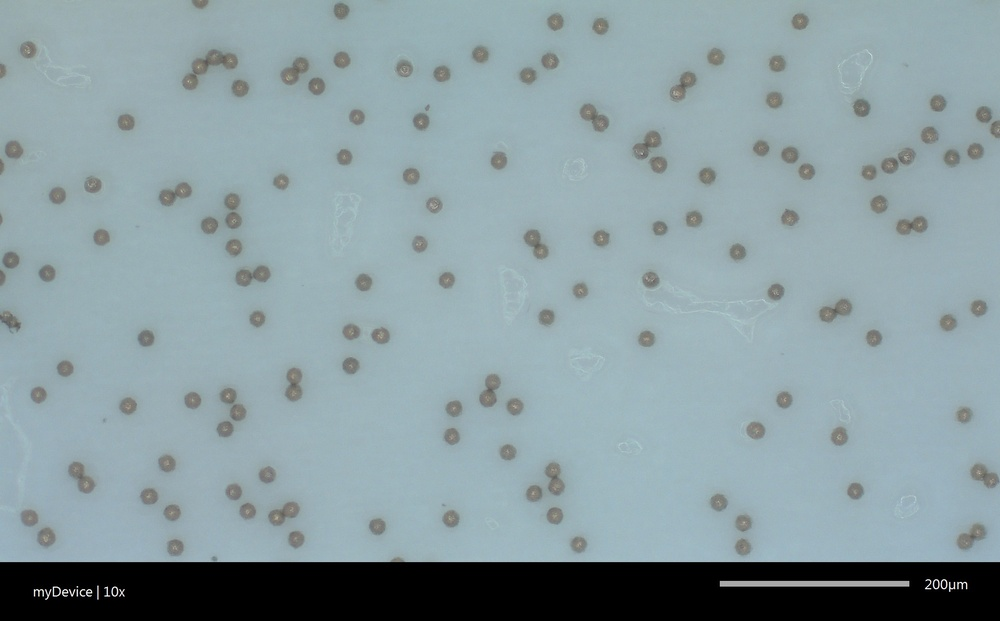
#> input picture image/ori_1.jpg, 1000 x 621 px, shrunk from 1920 x 1192 before the run
$ python count.py
#> lines starting #> are read from the running program, lines starting #| are printed output that depends on the picture; after the words box and inside, x2 and y2 are one past the last pixel; in counts of white or black regions, pixels touching at a corner belong together
import cv2

# 從 image 目錄讀取彩色圖檔 ori_1.jpg
# cv2.imread 的第二個參數帶 0 時，會將圖片轉換成灰階
# 然後派到變數 gray1
gray1 = cv2.imread("image/ori_1.jpg", 0)
#> gray1: shape (621, 1000); min 0, max 255, mean 151.6

# 將 gray1 變數(圖片物件) 寫到檔案
# 其路徑為 目錄 image/
# 並且將檔名命名為 gray_1.jpg
cv2.imwrite("image/gray_1.jpg", gray1)

# Binarization 二階化
# https://opencv-python-tutroals.readthedocs.io/en/latest/py_tutorials/py_imgproc/py_thresholding/py_thresholding.html
# 先閱讀上面連結的文件，依照所需進行調整
# 設定各項閥值，將圖片進行二階化轉換
# 以下範例為，輸入灰階圖檔 gray1，並且以灰色深度 135 做為分界
# 顏色深度大於 135 的值，變成 255
# 深度小於等於 135 的像素，變成 0
# 第四個參數則是採取的轉換模式 (請參考官方文件)
# 因此 cv2.THRESH_BINARY 讓輸出的圖片最終只有 純黑與純白
ret_value1, thresed_1 = cv2.threshold(gray1, 135, 255, cv2.THRESH_BINARY)
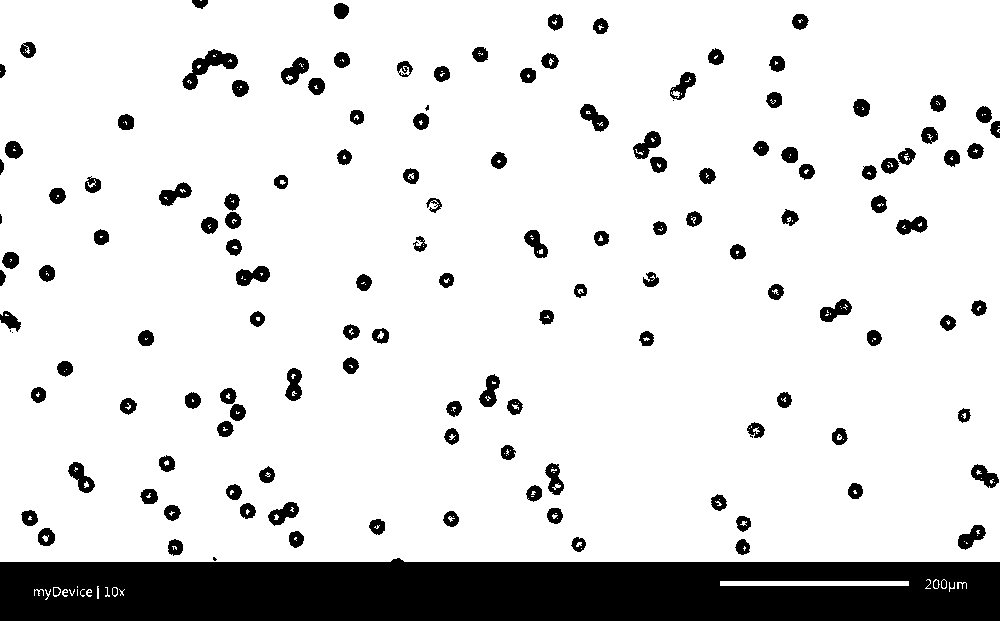
#> thresed_1: shape (621, 1000); 86.4% white; 141 black regions (12 under 20 px)
cv2.imwrite("image/gb1_1.jpg", thresed_1)

# 待修正問題1：破碎/中空填滿
# 參考 https://stackoverflow.com/questions/10316057/filling-holes-inside-a-binary-object
ret_value1, thresed_z_1 = cv2.threshold(gray1, 135, 255, cv2.THRESH_TOZERO)
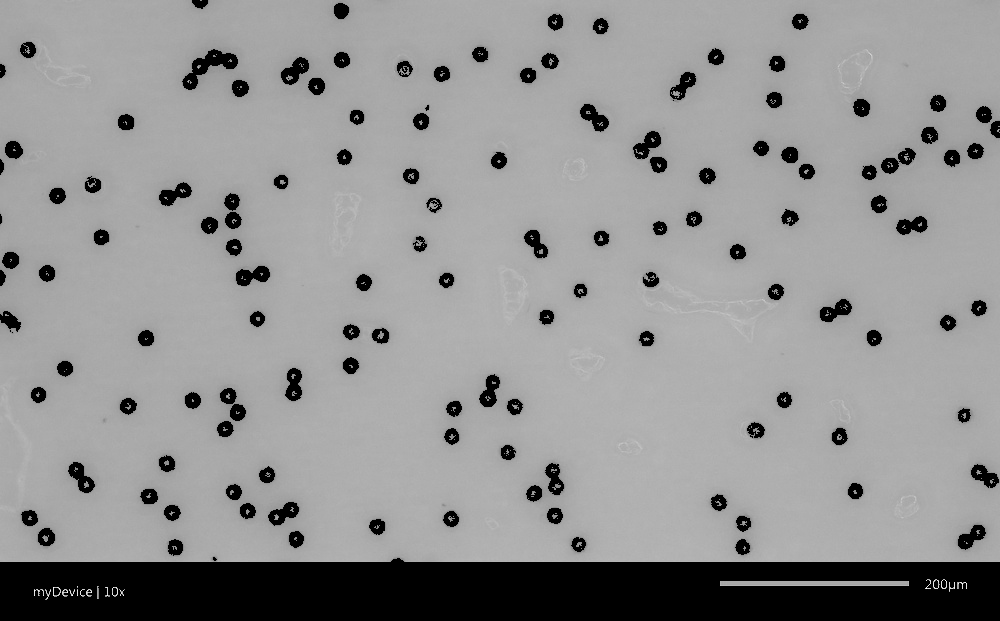
#> thresed_z_1: shape (621, 1000); min 0, max 255, mean 146.2
cv2.imwrite("image/gb1_z_1.jpg", thresed_z_1)

# 待修正問題2：重疊/相鄰粒子

# findcontours
# 將圖片中的黑點位置標記出來 / 將座標存到 cnts 串列中
# cnts = cv2.findContours(threshed_1, cv2.RETR_LIST, cv2.CHAIN_APPROX_SIMPLE)[-2]
cnts = cv2.findContours(thresed_1,cv2.RETR_CCOMP,cv2.CHAIN_APPROX_SIMPLE)[-2]
#> cnts = 390 contours, 255 with area under 20; largest, box (x1, y1, x2, y2) and area: (0, 0, 1000, 562) 559694, (181, 48, 239, 91) 946, (720, 581, 909, 586) 752, (280, 56, 310, 86) 489, (235, 265, 271, 287) 486


# 自創一個函式，叫做 countBall
# 並制定使用這個函式時，需帶入兩個參數 s1, s2
# 兩個參數分別代表 遮罩的大小 (最小和最大的範圍)
# 抓取大小介於 s1 ~ s2 的區域數量
def countBall(s1, s2):
#> called with s1 = 32, s2 = 38
    xcnts = []
    for cnt in cnts:
        if s1 < cv2.contourArea(cnt) <s2:
            xcnts.append(cnt)
#> this loop made 390 passes
#> cnt on passes 5, 17, 20: [[77, 589], [77, 595]], [[77, 586], [77, 587]], [[720, 581], [720, 585], [908, 585], [908, 581]]
#> after the loop, xcnts = 4 contours; box (x1, y1, x2, y2) and area: (941, 579, 947, 589) 37, (933, 579, 939, 589) 36, (112, 587, 118, 596) 35, (398, 71, 410, 78) 34
    return xcnts

# 觀察圖片，因為粗估大部分的粒徑佔 30 ~ 38 像素
countBall(32, 38)

# 由於 問題2 尚未解決，導致相鄰的兩個粒子會被當成 1 顆計算 / 亦或是超出 s2 上限而未被計算到

$ run again, with image/ori_2.jpg copied over image/ori_1.jpg
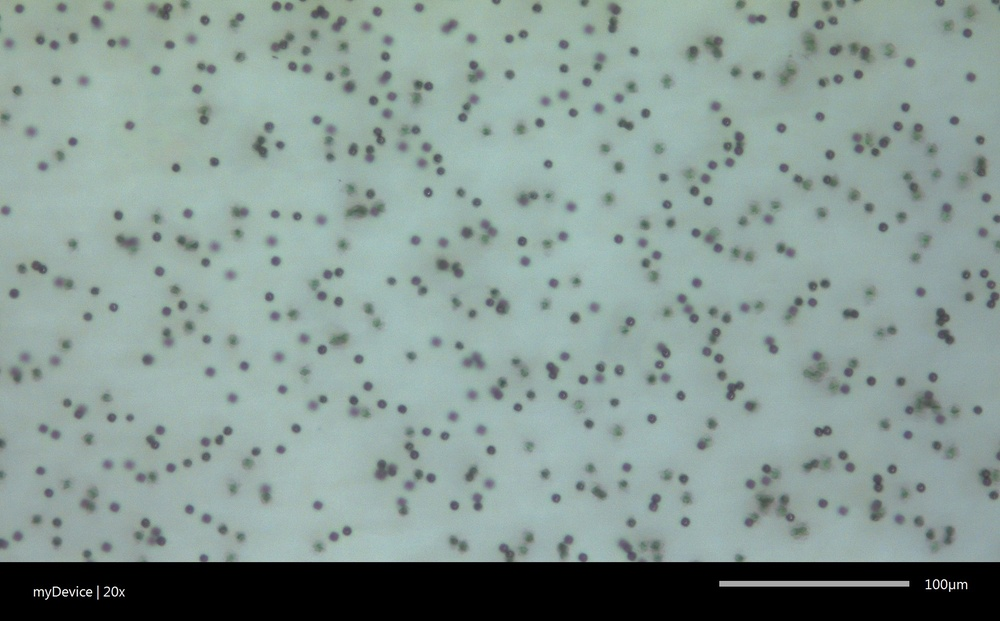
#> input picture image/ori_2.jpg, 1000 x 621 px, shrunk from 1920 x 1192 before the run
#> `ret_value1, thresed_1 = cv2.threshold(gray1, 135, 255, cv2.THRESH_BINA..`:
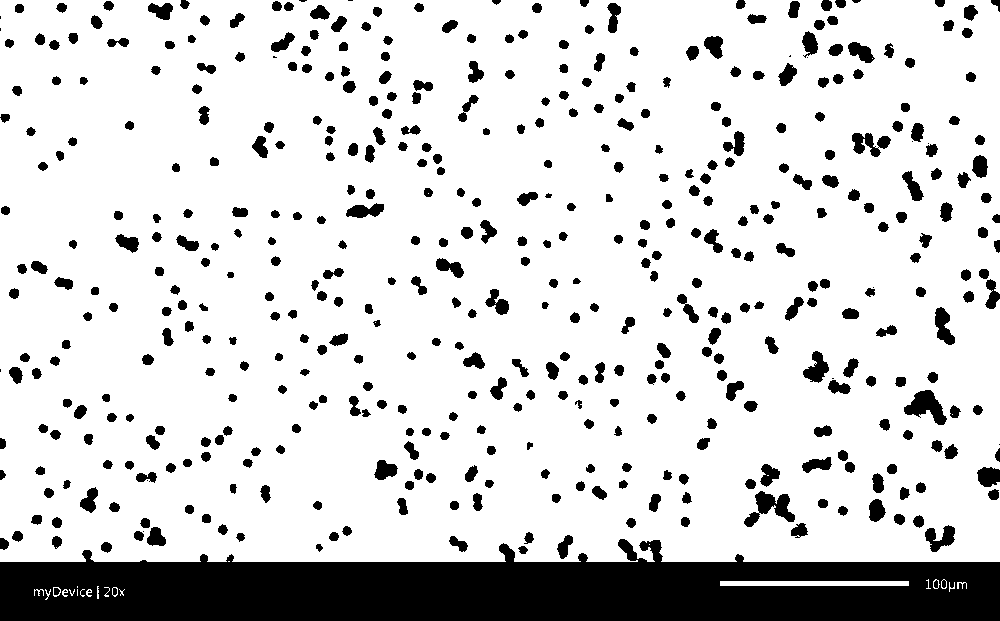
#> thresed_1: shape (621, 1000); 83.1% white; 474 black regions (17 under 20 px)
#> `ret_value1, thresed_z_1 = cv2.threshold(gray1, 135, 255, cv2.THRESH_TO..`:
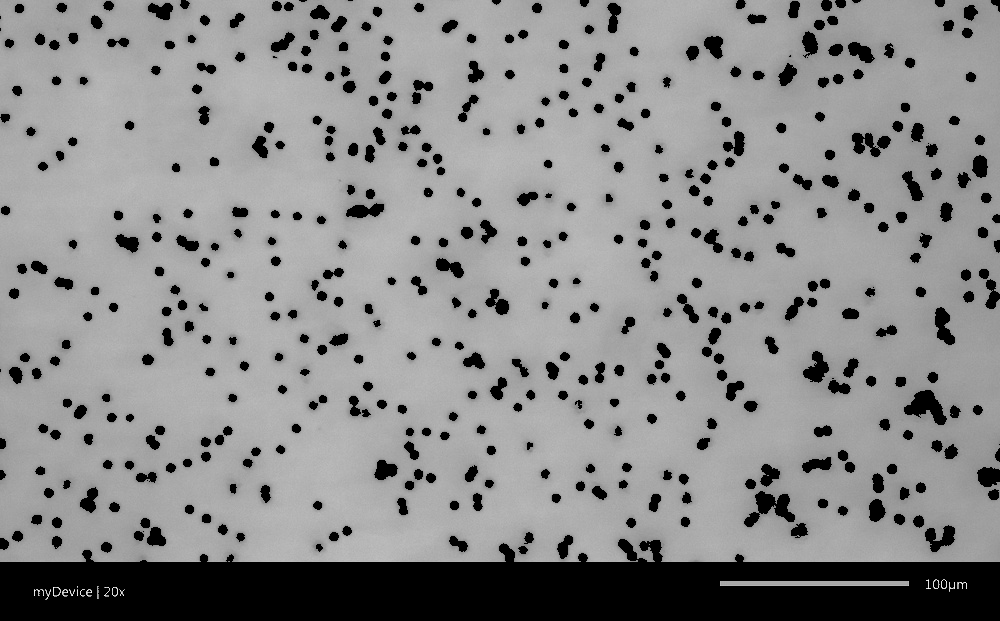
#> thresed_z_1: shape (621, 1000); min 0, max 255, mean 138.8
#> cnts = 491 contours, 40 with area under 20; largest, box (x1, y1, x2, y2) and area: (0, 0, 1000, 562) 557550, (903, 389, 948, 426) 831, (720, 581, 909, 586) 752, (754, 490, 796, 523) 724, (924, 524, 956, 553) 502
#> the loop in countBall, `for cnt in cnts:` made 491 passes
#> cnt on passes 5, 17, 20: [[77, 589], [77, 595]], [[77, 586], [77, 587]], [[720, 581], [720, 585], [908, 585], [908, 581]]
#> after the loop in countBall, `for cnt in cnts:`: xcnts = 4 contours; box (x1, y1, x2, y2) and area: (941, 579, 947, 589) 37, (933, 579, 939, 589) 36, (112, 587, 118, 596) 35, (544, 192, 553, 199) 32

$ run again, with image/filled_1.jpg copied over image/ori_1.jpg
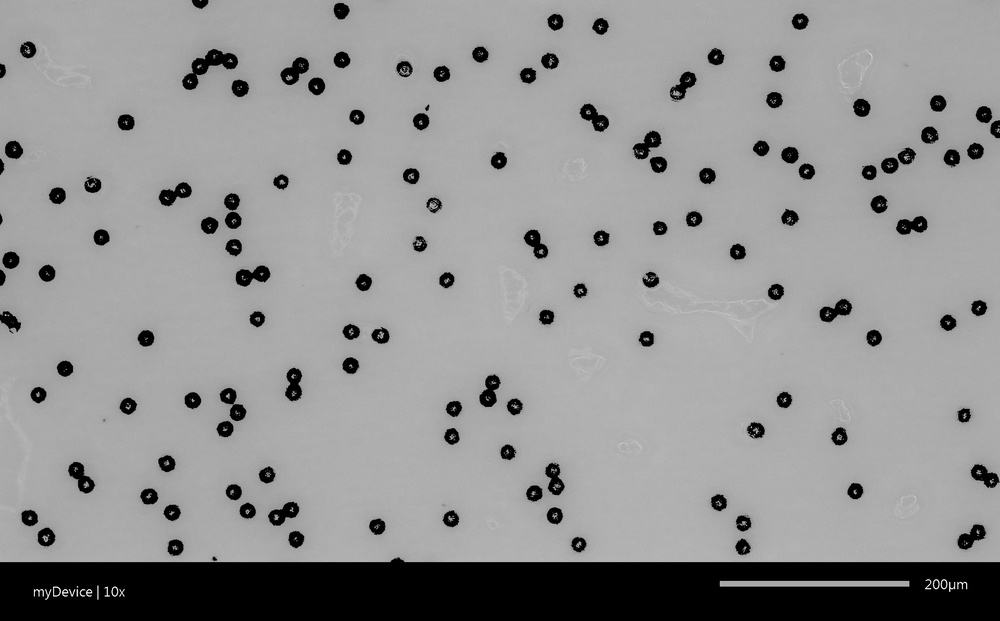
#> input picture image/filled_1.jpg, 1000 x 621 px, shrunk from 1920 x 1192 before the run
#> gray1 is the input picture: shape (621, 1000); min 0, max 255, mean 146.4
#> `ret_value1, thresed_1 = cv2.threshold(gray1, 135, 255, cv2.THRESH_BINA..`:
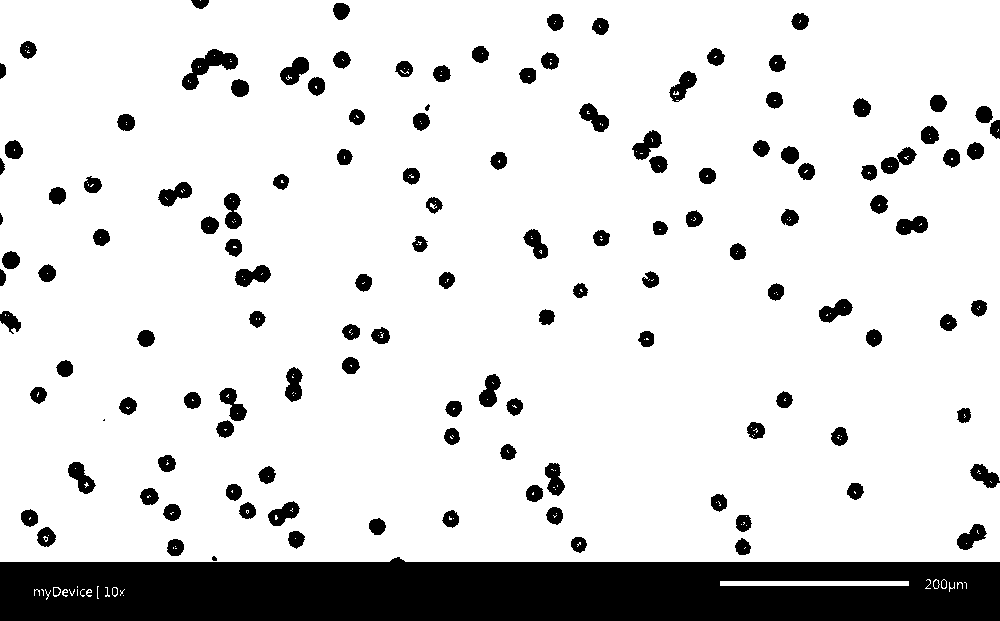
#> thresed_1: shape (621, 1000); 85.6% white; 132 black regions (3 under 20 px)
#> `ret_value1, thresed_z_1 = cv2.threshold(gray1, 135, 255, cv2.THRESH_TO..`:
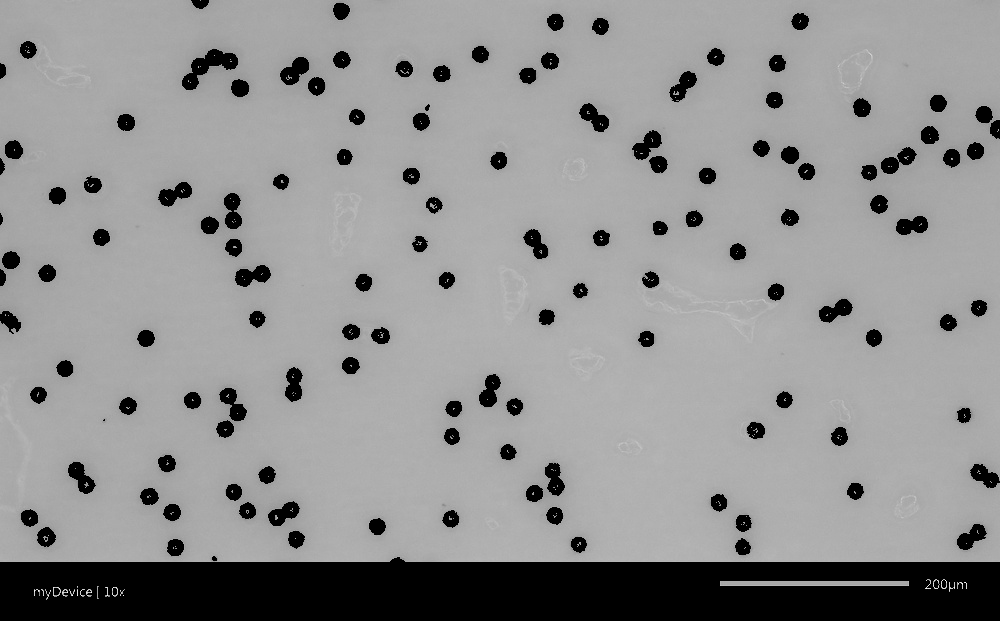
#> thresed_z_1: shape (621, 1000); min 0, max 255, mean 145.1
#> cnts = 356 contours, 226 with area under 20; largest, box (x1, y1, x2, y2) and area: (0, 0, 1000, 562) 559113, (181, 48, 239, 91) 1017, (720, 581, 909, 586) 752, (234, 264, 272, 288) 541, (279, 56, 310, 86) 532
#> the loop in countBall, `for cnt in cnts:` made 356 passes
#> cnt on passes 1, 6, 19: [[123, 595]], [[77, 589], [77, 595]], [[77, 586], [77, 587]]
#> after the loop in countBall, `for cnt in cnts:`: xcnts = 3 contours; box (x1, y1, x2, y2) and area: (941, 579, 947, 589) 37, (933, 579, 940, 589) 37, (112, 587, 118, 596) 35
